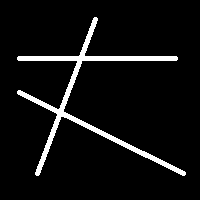
#> input picture opencv/05-图像特征处理/03-霍夫变换/hough_lines.png, 200 x 200 px
$ python '01-标准的霍夫直线检测.py'
#> lines starting #> are read from the running program, lines starting #| are printed output that depends on the picture; after the words box and inside, x2 and y2 are one past the last pixel; in counts of white or black regions, pixels touching at a corner belong together
import cv2
import numpy as np

img = cv2.imread("./hough_lines.png")
#> img is the input picture: shape (200, 200, 3); 6.3% white; 1 white region, box (x1, y1, x2, y2) and area: (17, 17, 186, 176) 2524
gray = cv2.cvtColor(img, cv2.COLOR_BGR2GRAY)

lines = cv2.HoughLines(gray, 1, np.pi / 180, 150)
#> lines = [[72, 2.04], [74, 2.02], [76, 2.02], [77, 2.01], [96, 0.349], [57, 1.57], [56, 1.59], [70, 2.06]]
for line in lines:
    rho, theta = line[0]
    a = np.cos(theta)
    b = np.sin(theta)
    x0 = a * rho
    y0 = b * rho
    x1 = int(x0 + 1000 * (-b))
    y1 = int(y0 + 1000 * a)
    x2 = int(x0 - 1000 * (-b))
    y2 = int(y0 - 1000 * a)
    cv2.line(img, (x1, y1), (x2, y2), color=(0, 0, 255), thickness=2)
#> this loop made 8 passes
#> (rho, theta, a, b, x0, y0, x1, y1) on passes 1 to 8: (72, 2.04, -0.454, 0.891, -32.69, 64.15, -923, -389), (74, 2.02, -0.438, 0.899, -32.44, 66.51, -931, -371), (76, 2.02, -0.438, 0.899, -33.32, 68.31, -932, -370), (77, 2.01, -0.423, 0.906, -32.54, 69.79, -938, -352), (96, 0.349, 0.94, 0.342, 90.21, 32.83, -251, 972), (57, 1.57, -4.37e-08, 1, -2.49e-06, 57, -1000, 56), (56, 1.59, -0.0175, 1, -0.977, 55.99, -1000, 38), (70, 2.06, -0.469, 0.883, -32.86, 61.81, -915, -407)
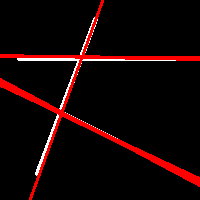
#> img: shape (200, 200, 3); 6.76% of pixels changed, all inside (x1, y1, x2, y2) = (0, 0, 200, 200)
cv2.imshow("img", img)
cv2.waitKey(0)
